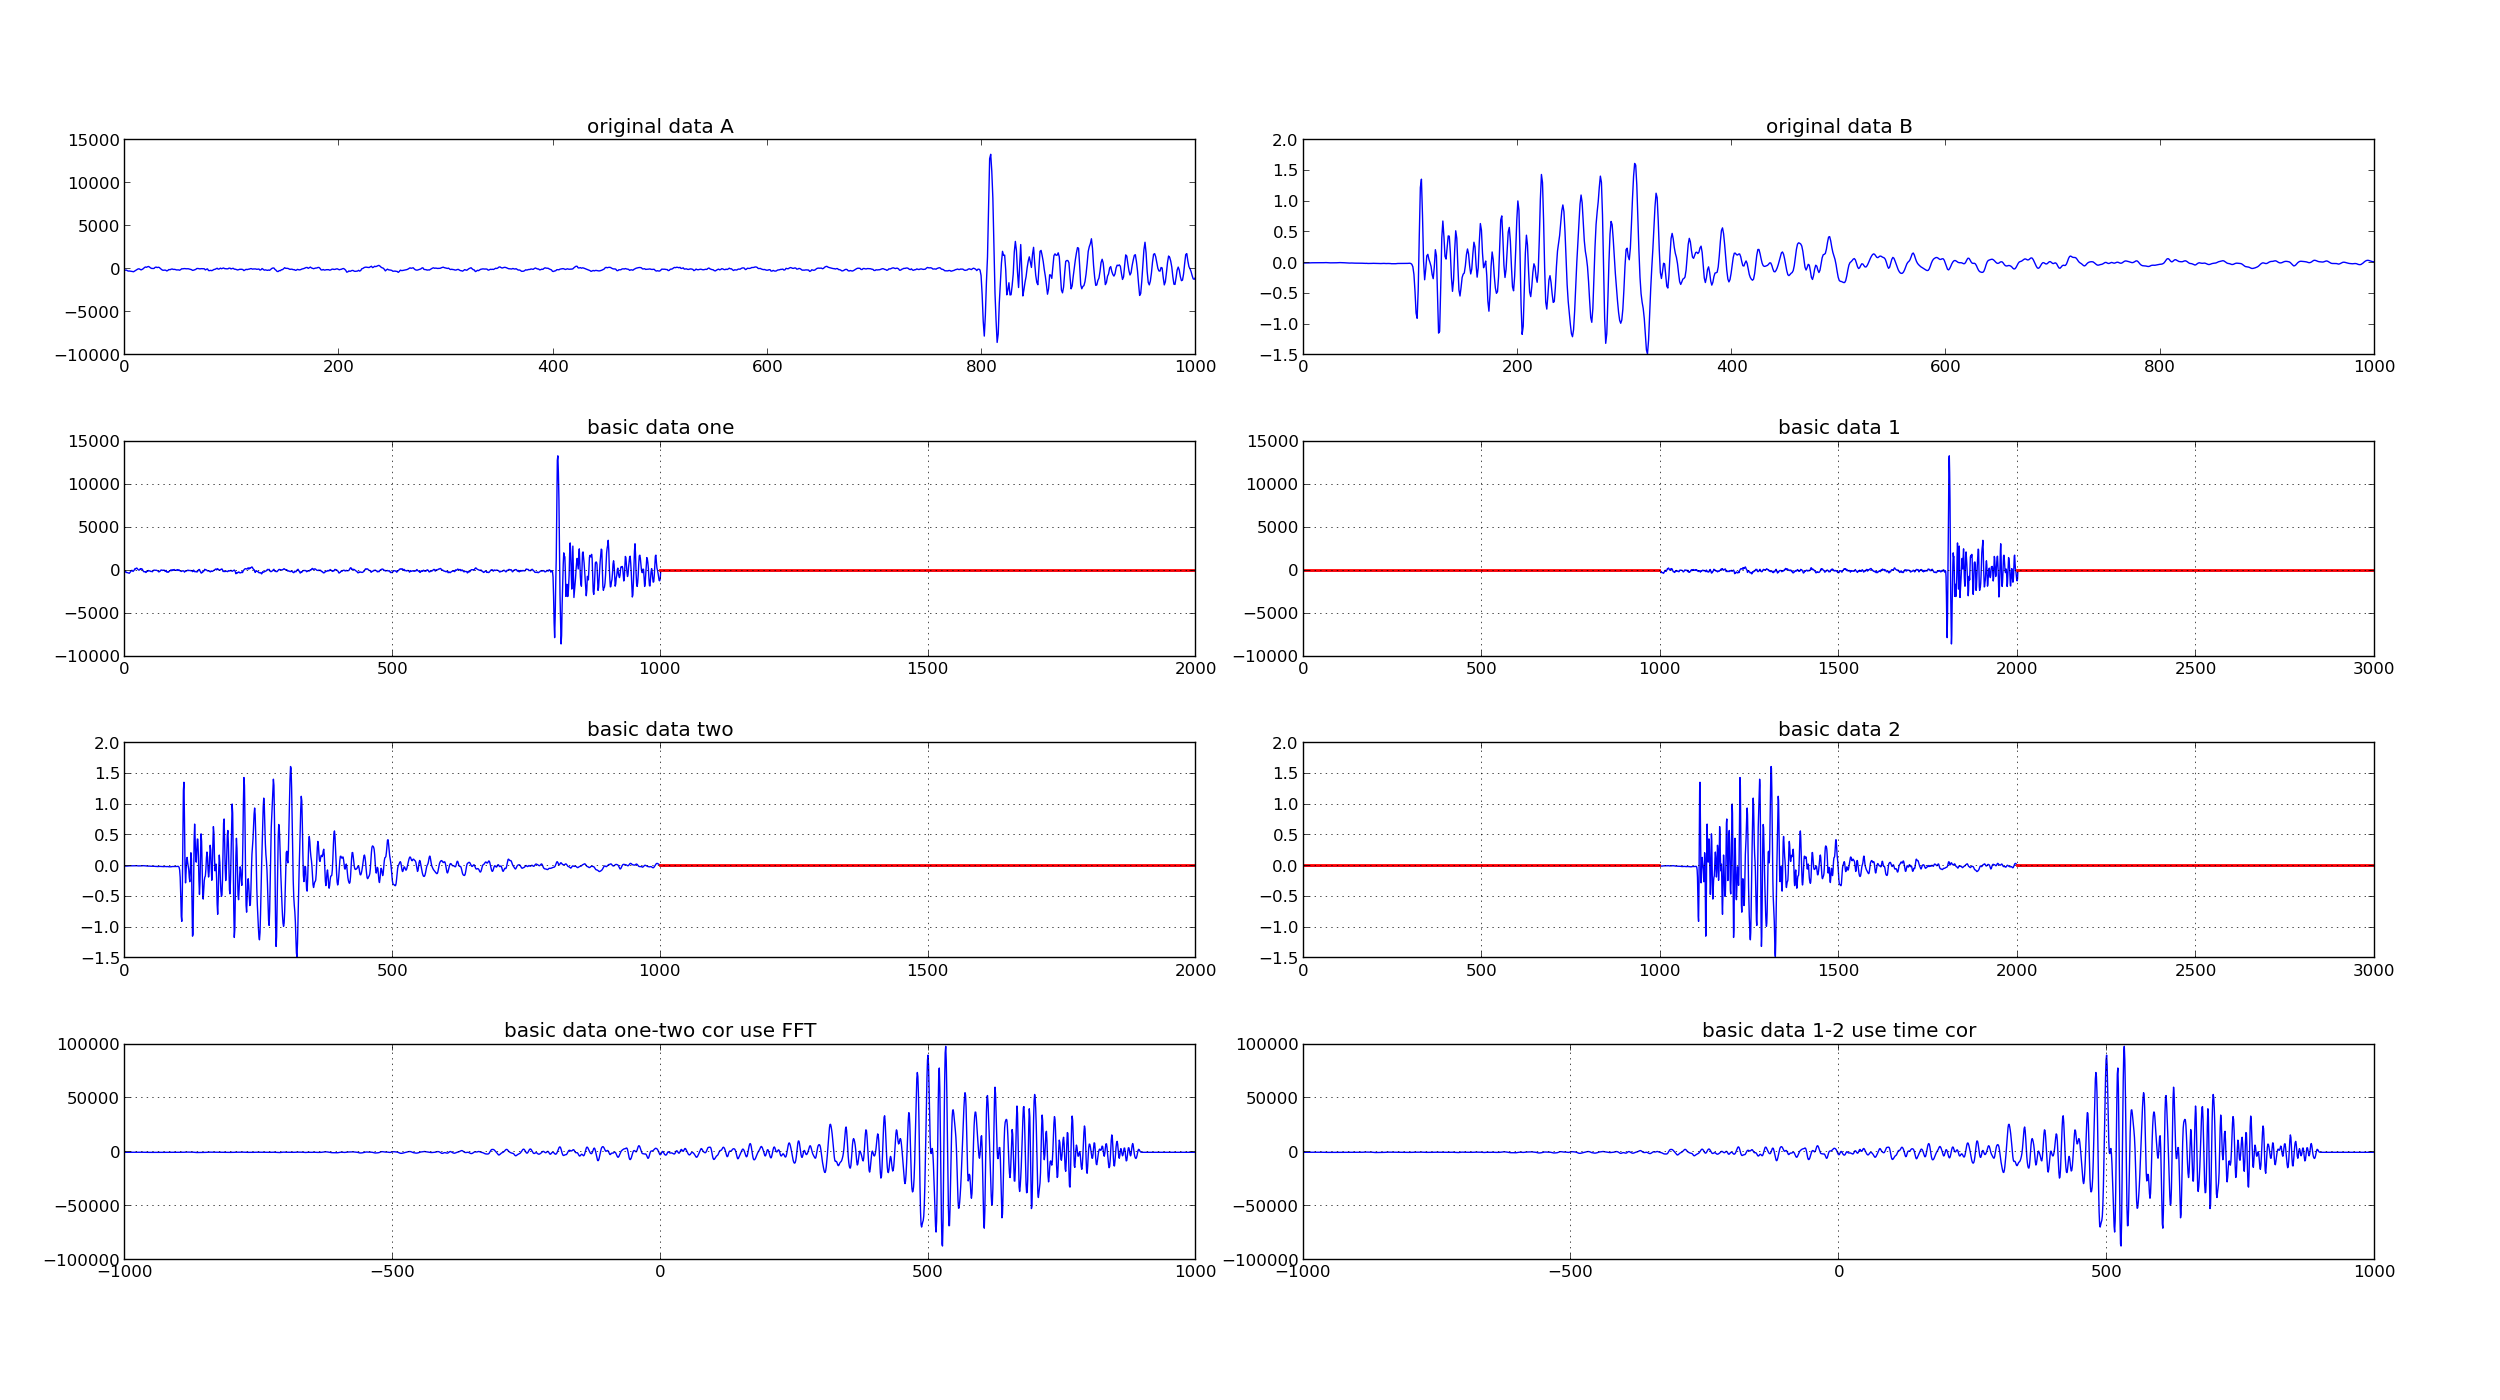

Write Python code to recreate this figure.
#!/usr/bin/env python
#-*-coding:utf-8-*-
from obspy import read
import numpy as np
import matplotlib.pyplot as plt
import time
import copy
import sys

#if you have not obspy package,please take other method to gen data for oriData.


def Cor_Cal(npA,npB,begin):
     COV = np.dot(npA, npB)  
     return COV


def Cor_CalSeries(npA,npB):#npA领先的时间
   if len(npA)!=len(npB):
         print "Error len npA != len npB."
         return []
   lenX= len(npA)
   calUseTimeLen=np.zeros(lenX*2)
   y= np.zeros(lenX*3)
   y[lenX:lenX*2] = npA
   xmove= np.zeros(lenX*5)
   xmove[lenX*2:lenX*3] = npB
   for i in np.arange(lenX*2):
      x= xmove[2*lenX-i:5*lenX-i]#npB不断地前移，前移多少就是npA领先多少
      calUseTimeLen[i]=Cor_Cal(x,y,i)
   calUseTimeLen[0:len(calUseTimeLen)-1] = calUseTimeLen[1:len(calUseTimeLen)]
   return calUseTimeLen



#### step one prepare data #######
syspath = sys.path[0]
oriData=[]
if True:
  st = read(syspath+"/test1.ascii")
  for tr in st:
     oriData.append(tr.data) 
  st = read(syspath+"/test2.sac")
  for tr in st:
     oriData.append(tr.data)
if False:
  data1=np.random.random(2000)+np.sin(np.arange(2000)/20.0)*np.cos(np.arange(2000))
  data2=np.random.random(2000)+np.cos(np.arange(2000)/20.0)
  oriData.append(data1)
  oriData.append(data2)

if True:
  useData={}
  mean1=(oriData[0][0:1000]).mean()
  mean2=(oriData[1][0:1000]).mean()
  oriData[0]=(oriData[0][0:1000])-mean1
  oriData[1]=(oriData[1][0:1000])-mean2
  useData[0]= np.append(oriData[0],np.zeros(1000))
  useData[1]= np.append(oriData[1],np.zeros(1000))


####step two cal cor use fft#######
  tmp0 = np.fft.fft(useData[0])
  tmp1 = np.fft.fft(useData[1])
  tmp = tmp0*(tmp1.conjugate())#tmp0领先的时间
  out = np.fft.ifft(tmp)
  xt= np.arange(len(tmp))
  calUseFFT = np.append(out.real[1001:2000],out.real[0:1000])
####step three cal cor use time#########################

if True:
  calUseTime = Cor_CalSeries(oriData[0],oriData[1])
if True:
  if len(calUseFFT)>len(calUseTime):
     calUseFFT=calUseFFT[0:len(calUseTime)]
  else:
     calUseTime=calUseTime[0:len(calUseFFT)]
if True:
  delta1=(calUseFFT-calUseTime)
  print "time out Maxvalue:", max(abs(calUseTime))
  print "fft out Maxvalue:",max(abs(calUseFFT))
  print "two mode max bias between using fft and using Time:",delta1.max()

##############step four use python correlate #########

pythonOut=np.correlate(useData[0], useData[1],"same")#useData[0]领先的时间
pythonOut=pythonOut[1:]
delta2=(pythonOut-calUseTime)
print "two mode max bias between using np.correlate and using Time:",delta2.max()




####step five plot#######
fig = plt.figure(figsize=(25,14))
plt.subplots_adjust(wspace = 0.1,hspace =0.4,left=0.05,right=0.95)
ax11 = fig.add_subplot(4,2,1)
ax12 = fig.add_subplot(4,2,3)
ax13 = fig.add_subplot(4,2,5)
ax14 = fig.add_subplot(4,2,7)

ax21 = fig.add_subplot(4,2,2)
ax22 = fig.add_subplot(4,2,4)
ax23 = fig.add_subplot(4,2,6)
ax24 = fig.add_subplot(4,2,8)



ax11.plot(oriData[0])
ax11.set_title("original data A")


ax21.plot(oriData[1])
ax21.set_title("original data B")


ax12.plot(useData[0])
ax13.plot(useData[1])

lenX=len(oriData[0])
y= np.zeros(lenX*3)
y[lenX:lenX*2] =oriData[0]
ax22.plot(y)

lenX=len(oriData[1])
y= np.zeros(lenX*3)
y[lenX:lenX*2] =oriData[1]
ax23.plot(y)



xt= np.arange(len(calUseFFT))
xt = xt - len(calUseFFT)/2
ax14.plot(xt,calUseFFT)

xt= np.arange(len(calUseTime))
xt = xt - len(calUseFFT)/2
ax24.plot(xt,calUseTime)


ax12.set_title("basic data one")
ax13.set_title("basic data two")
ax14.set_title("basic data one-two cor use FFT")


ax22.set_title("basic data 1")
ax23.set_title("basic data 2")
ax24.set_title("basic data 1-2 use time cor")


ax12.grid()
ax13.grid()
ax14.grid()
ax22.grid()
ax23.grid()
ax24.grid()


lineX=np.arange(1000,2000)
lineY=np.zeros(1000)
ax12.plot(lineX,lineY,color="red",linewidth=2)
ax13.plot(lineX,lineY,color="red",linewidth=2)

lineX=np.arange(0,1000)
lineY=np.zeros(1000)
ax22.plot(lineX,lineY,color="red",linewidth=2)
ax23.plot(lineX,lineY,color="red",linewidth=2)


lineX=np.arange(2000,3000)
lineY=np.zeros(1000)
ax22.plot(lineX,lineY,color="red",linewidth=2)
ax23.plot(lineX,lineY,color="red",linewidth=2)
picsavename = syspath+"/cmpcor.png"
plt.savefig(picsavename)
print picsavename,"have be saved."
plt.show()
############################################





